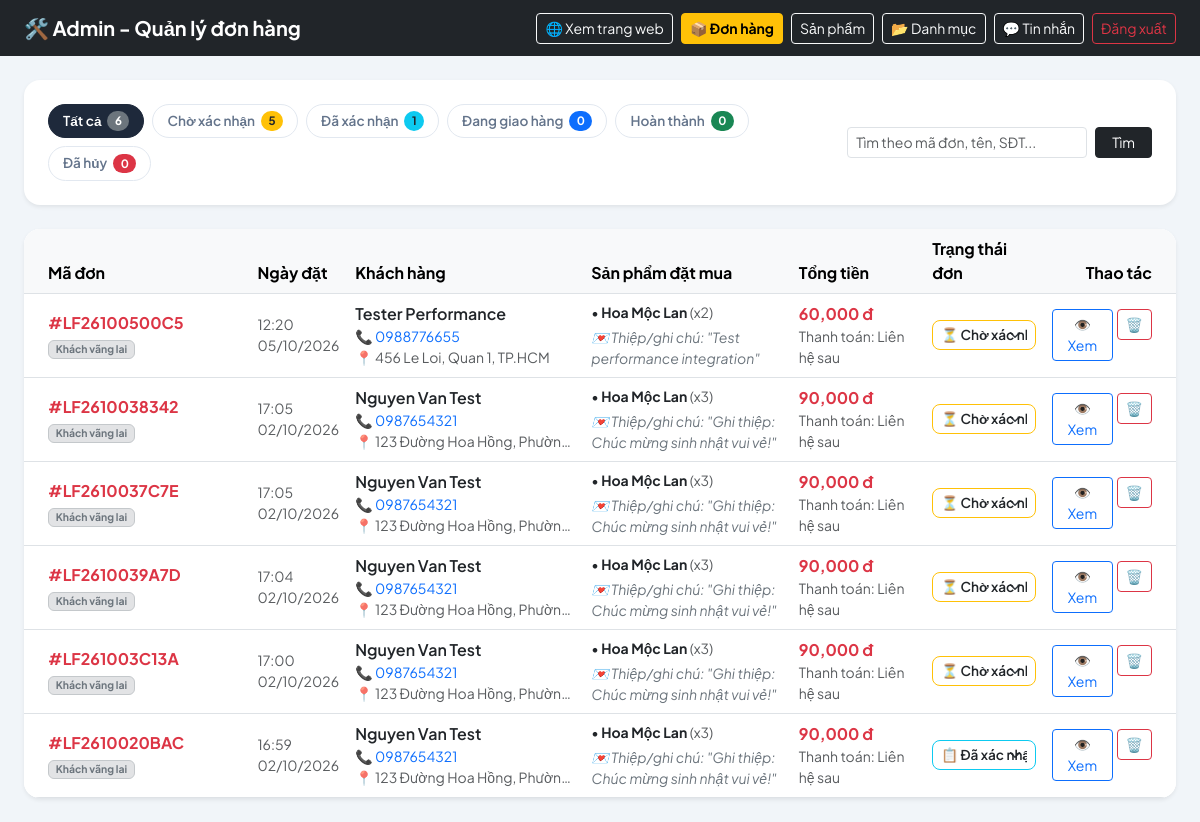
The app's page /admin/orders (signed in) with its own data.
### models.py (models this page shows, shortened)
class Order(db.Model):
    __tablename__ = 'orders'
    id = db.Column(db.Integer, primary_key=True)
    order_code = db.Column(db.String(32), unique=True, nullable=False, index=True)
    customer_id = db.Column(db.Integer, db.ForeignKey('customers.id'), nullable=True)
    customer_name = db.Column(db.String(100), nullable=False)
    customer_phone = db.Column(db.String(20), nullable=False)
    shipping_address = db.Column(db.String(255), nullable=False)
    customer_note = db.Column(db.Text, nullable=True)  # Ghi chú hoặc lời chúc viết thiệp
    total_price = db.Column(db.Float, nullable=False, default=0.0)
    status = db.Column(db.String(20), nullable=False, default='pending')  # pending, confirmed, shipping, completed, cancelled
    payment_status = db.Column(db.String(30), nullable=False, default='contact_later')  # contact_later, paid, unpaid
    created_at = db.Column(db.DateTime, default=datetime.utcnow, index=True)
    updated_at = db.Column(db.DateTime, default=datetime.utcnow, onupdate=datetime.utcnow)
    customer = db.relationship('Customer', backref=db.backref('orders', lazy=True, order_by='Order.created_at.desc()'))
    items = db.relationship('OrderItem', backref='order', cascade='all, delete-orphan', lazy=True)
    @property
    def status_label(self):
        labels = {
            'pending': 'Chờ xác nhận',
            'confirmed': 'Đã xác nhận',
            'shipping': 'Đang giao hàng',
            'completed': 'Hoàn thành',
            'cancelled': 'Đã hủy'
        }
        return labels.get(self.status, self.status)
    @property
    def status_badge_class(self):
        classes = {
            'pending': 'bg-warning text-dark',
            'confirmed': 'bg-info text-dark',
            'shipping': 'bg-primary text-white',
            'completed': 'bg-success text-white',
            'cancelled': 'bg-danger text-white'
        }
        return classes.get(self.status, 'bg-secondary text-white')

class OrderItem(db.Model):
    __tablename__ = 'order_items'
    id = db.Column(db.Integer, primary_key=True)
    order_id = db.Column(db.Integer, db.ForeignKey('orders.id'), nullable=False)
    product_id = db.Column(db.Integer, db.ForeignKey('products.id'), nullable=True)
    product_name = db.Column(db.String(200), nullable=False)
    product_price = db.Column(db.Float, nullable=False)
    quantity = db.Column(db.Integer, nullable=False, default=1)
    subtotal = db.Column(db.Float, nullable=False)
    product_image = db.Column(db.String(255), nullable=True)
    product = db.relationship('Product', backref=db.backref('order_items', lazy=True))

### web.py (the view, shortened to what this page needs)
@app.route('/admin/orders')
@admin_required
def admin_orders():
    status_filter = request.args.get('status', '').strip()
    q = request.args.get('q', '').strip()
    query = Order.query
    if status_filter:
        query = query.filter(Order.status == status_filter)
    orders = query.order_by(Order.created_at.desc()).all()
    counts = {
        'all': Order.query.count(),
        'pending': Order.query.filter_by(status='pending').count(),
        'confirmed': Order.query.filter_by(status='confirmed').count(),
        'shipping': Order.query.filter_by(status='shipping').count(),
        'completed': Order.query.filter_by(status='completed').count(),
        'cancelled': Order.query.filter_by(status='cancelled').count()
    }
    return render_template('admin/orders.html', orders=orders, status_filter=status_filter, q=q, counts=counts)

### web.py (called while the page is built)
@login_manager.user_loader
def load_user(user_id):
    try:
        account_type, raw_id = user_id.split('-', 1)
        raw_id = int(raw_id)
    except (ValueError, AttributeError):
        return None
    if account_type == 'admin':
        return Admin.query.get(raw_id)
    elif account_type == 'customer':
        return Customer.query.get(raw_id)
    return None

def admin_required(f):
    @wraps(f)
    def decorated(*args, **kwargs):
        if not current_user.is_authenticated:
            return redirect(url_for('admin_login', next=request.path))
        if not isinstance(current_user, Admin):
            abort(403)
        return f(*args, **kwargs)
    return decorated

def get_cached_categories():
    categories = cache.get('all_categories')
    if categories is None:
        categories = Category.query.order_by(Category.name).all()
        cache.set('all_categories', categories, timeout=300)
    return categories

@app.context_processor
def inject_nav_categories():
    return dict(nav_categories=get_cached_categories())

@app.context_processor
def inject_cart_count():
    cart = session.get('cart', {})
    total_qty = sum(cart.values()) if isinstance(cart, dict) else 0
    return dict(cart_count=total_qty)

@app.after_request
def add_header(response):
    if response.content_type and 'text/html' in response.content_type:
        response.headers['Cache-Control'] = 'no-cache, no-store, must-revalidate'
        response.headers['Pragma'] = 'no-cache'
        response.headers['Expires'] = '0'
    elif request.path.startswith('/static/'):
        response.headers['Cache-Control'] = 'public, max-age=86400'
    return response

### templates/admin/orders.html (shortened to what this page needs)
<!DOCTYPE html>
<html lang="vi">
<head>
    <link href="https://cdn.jsdelivr.net/npm/bootstrap@5.3.3/dist/css/bootstrap.min.css" rel="stylesheet">
</head>
<body>
    <nav class="navbar navbar-dark bg-dark">
        <div class="container-fluid px-4">
            <span class="navbar-brand fw-bold">🛠️ Admin - Quản lý đơn hàng</span>
            <div class="d-flex align-items-center gap-2">
                <a href="{{ url_for('index') }}" class="btn btn-outline-light btn-sm" target="_blank">🌐 Xem trang web</a>
                <a href="{{ url_for('admin_orders') }}" class="btn btn-warning btn-sm fw-bold">📦 Đơn hàng</a>
                <a href="{{ url_for('admin_dashboard') }}" class="btn btn-outline-light btn-sm">Sản phẩm</a>
                <a href="{{ url_for('admin_categories') }}" class="btn btn-outline-light btn-sm">📂 Danh mục</a>
                <a href="{{ url_for('admin_chat') }}" class="btn btn-outline-light btn-sm">💬 Tin nhắn</a>
                <a href="{{ url_for('admin_logout') }}" class="btn btn-outline-danger btn-sm">Đăng xuất</a>
            </div>
        </div>
    </nav>
    <div class="container-fluid px-4 my-4">
        <div class="card border-0 shadow-sm rounded-4 mb-4">
            <div class="card-body p-3 p-md-4">
                <div class="d-flex flex-column flex-md-row align-items-md-center justify-content-between gap-3">
                    <div class="d-flex flex-wrap gap-2">
                        <a href="{{ url_for('admin_orders', q=q if q else None) }}" class="filter-pill {{ 'active' if not status_filter else '' }}">
                            Tất cả <span class="badge bg-secondary rounded-pill">{{ counts.all }}</span>
                        </a>
                        <a href="{{ url_for('admin_orders', status='pending', q=q if q else None) }}" class="filter-pill {{ 'active' if status_filter=='pending' else '' }}">
                            Chờ xác nhận <span class="badge bg-warning text-dark rounded-pill">{{ counts.pending }}</span>
                        </a>
                        <a href="{{ url_for('admin_orders', status='confirmed', q=q if q else None) }}" class="filter-pill {{ 'active' if status_filter=='confirmed' else '' }}">
                            Đã xác nhận <span class="badge bg-info text-dark rounded-pill">{{ counts.confirmed }}</span>
                        </a>
                        <a href="{{ url_for('admin_orders', status='shipping', q=q if q else None) }}" class="filter-pill {{ 'active' if status_filter=='shipping' else '' }}">
                            Đang giao hàng <span class="badge bg-primary rounded-pill">{{ counts.shipping }}</span>
                        </a>
                        <a href="{{ url_for('admin_orders', status='completed', q=q if q else None) }}" class="filter-pill {{ 'active' if status_filter=='completed' else '' }}">
                            Hoàn thành <span class="badge bg-success rounded-pill">{{ counts.completed }}</span>
                        </a>
                        <a href="{{ url_for('admin_orders', status='cancelled', q=q if q else None) }}" class="filter-pill {{ 'active' if status_filter=='cancelled' else '' }}">
                            Đã hủy <span class="badge bg-danger rounded-pill">{{ counts.cancelled }}</span>
                        </a>
                    </div>
                    <form method="GET" action="{{ url_for('admin_orders') }}" class="d-flex gap-2">
                        <input type="text" name="q" value="{{ q or '' }}" class="form-control form-control-sm" placeholder="Tìm theo mã đơn, tên, SĐT..." style="min-width: 240px;">
                        <button type="submit" class="btn btn-sm btn-dark px-3">Tìm</button>
                    </form>
                </div>
            </div>
        </div>
        <div class="card border-0 shadow-sm rounded-4 overflow-hidden">
            <div class="table-responsive">
                <table class="table table-hover mb-0 bg-white">
                    <thead class="table-light border-bottom">
                        <tr>
                            <th class="ps-4">Mã đơn</th>
                            <th>Ngày đặt</th>
                            <th>Khách hàng</th>
                            <th>Sản phẩm đặt mua</th>
                            <th>Tổng tiền</th>
                            <th>Trạng thái đơn</th>
                            <th class="text-end pe-4">Thao tác</th>
                        </tr>
                    </thead>
                    <tbody>
                        {% if not orders %}
                        <tr>
                            <td colspan="7" class="text-center py-5 text-muted">
                                📦 Không tìm thấy đơn hàng nào phù hợp.
                            </td>
                        </tr>
                        {% else %}
                        {% for o in orders %}
                        <tr>
                            <td class="ps-4">
                                <strong class="text-danger">#{{ o.order_code }}</strong>
                                {% if o.customer %}
                                <div class="badge bg-success-subtle text-success border border-success-subtle" style="font-size: 0.65rem;">Thành viên</div>
                                {% else %}
                                <div class="badge bg-secondary-subtle text-secondary border border-secondary-subtle" style="font-size: 0.65rem;">Khách vãng lai</div>
                                {% endif %}
                            </td>
                            <td class="small text-muted">
                                {{ o.created_at.strftime('%H:%M') }}<br>
                                {{ o.created_at.strftime('%d/%m/%Y') }}
                            </td>
                            <td>
                                <div class="fw-semibold text-dark">{{ o.customer_name }}</div>
                                <div class="small text-primary">📞 {{ o.customer_phone }}</div>
                                <div class="small text-muted text-truncate" style="max-width: 220px;" title="{{ o.shipping_address }}">
                                    📍 {{ o.shipping_address }}
                                </div>
                            </td>
                            <td>
                                <div class="d-flex flex-column gap-1">
                                    {% for item in o.items %}
                                    <div class="small text-dark">
                                        • <strong>{{ item.product_name }}</strong> <span class="text-muted">(x{{ item.quantity }})</span>
                                    </div>
                                    {% endfor %}
                                </div>
                                {% if o.customer_note %}
                                <div class="small text-secondary fst-italic mt-1" style="max-width: 250px;">
                                    💌 Thiệp/ghi chú: "{{ o.customer_note }}"
                                </div>
                                {% endif %}
                            </td>
                            <td>
                                <strong class="text-danger fs-6">{{ "{:,.0f}".format(o.total_price) }} đ</strong>
                                <div class="small text-muted">Thanh toán: Liên hệ sau</div>
                            </td>
                            <td>
                                <form method="POST" action="{{ url_for('admin_order_update_status', order_id=o.id) }}" class="m-0">
                                    <select name="status" class="form-select form-select-sm order-status-select border-{{ 'warning' if o.status=='pending' else ('info' if o.status=='confirmed' else ('primary' if o.status=='shipping' else ('success' if o.status=='completed' else 'danger'))) }}" onchange="this.form.submit()">
                                        <option value="pending" {{ 'selected' if o.status=='pending' else '' }}>⏳ Chờ xác nhận</option>
                                        <option value="confirmed" {{ 'selected' if o.status=='confirmed' else '' }}>📋 Đã xác nhận</option>
                                    </select>
                                </form>
                            </td>
                            <td class="text-end pe-4">
                                <div class="d-inline-flex gap-1">
                                    <button type="button" class="btn btn-sm btn-outline-primary" data-bs-toggle="modal" data-bs-target="#orderModal-{{ o.id }}" title="Xem chi tiết đơn">
                                        👁️ Xem
                                    </button>
                                    <form method="POST" action="{{ url_for('admin_order_delete', order_id=o.id) }}" onsubmit="return confirm('Bạn có chắc chắn muốn xóa vĩnh viễn đơn hàng #{{ o.order_code }} không?');" class="d-inline">
                                        <button type="submit" class="btn btn-sm btn-outline-danger" title="Xóa đơn">
                                            🗑️
                                        </button>
                                    </form>
                                </div>
                            </td>
                        </tr>
                        {% endfor %}
                        {% endif %}
                    </tbody>
                </table>
            </div>
        </div>
    </div>
</body>
</html>

### templates/admin/orders.html (style rules this page uses)
body { font-family: 'Plus Jakarta Sans', sans-serif; background-color: #f1f5f9; color: #1e293b; }
.order-status-select { padding: 4px 8px; font-size: 0.85rem; border-radius: 8px; font-weight: 600; }
.filter-pill { text-decoration: none; padding: 6px 14px; border-radius: 20px; font-size: 0.85rem; font-weight: 600; color: #64748b; background: #ffffff; border: 1px solid #e2e8f0; transition: all 0.18s ease; display: inline-flex; align-items: center; gap: 6px; }
.filter-pill:hover, .filter-pill.active { background: #1e293b; color: #ffffff; border-color: #1e293b; }
.filter-pill .badge { font-size: 0.72rem; }
.table tbody tr { vertical-align: middle; }

### records on screen
Order: order_code "LF26100500C5", created_at "12:20", created_at "05/10/2026", customer_name "Tester Performance", customer_phone "0988776655", shipping_address "456 Le Loi, Quan 1, TP.HCM", customer_note "Test performance integration", total_price "60,000", status "⏳ Chờ xác nhận"
OrderItem: product_name "Hoa Mộc Lan", quantity "2"
Order: order_code "LF2610038342", created_at "17:05", created_at "02/10/2026", customer_name "Nguyen Van Test", customer_phone "0987654321", shipping_address "123 Đường Hoa Hồng, Phườn…", customer_note "Ghi thiệp: Chúc mừng sinh nhật vui vẻ!", total_price "90,000", status "⏳ Chờ xác nhận"
OrderItem: product_name "Hoa Mộc Lan", quantity "3"
Order: order_code "LF2610037C7E", created_at "17:05", created_at "02/10/2026", customer_name "Nguyen Van Test", customer_phone "0987654321", shipping_address "123 Đường Hoa Hồng, Phườn…", customer_note "Ghi thiệp: Chúc mừng sinh nhật vui vẻ!", total_price "90,000", status "⏳ Chờ xác nhận"
OrderItem: product_name "Hoa Mộc Lan", quantity "3"
Order: order_code "LF2610039A7D", created_at "17:04", created_at "02/10/2026", customer_name "Nguyen Van Test", customer_phone "0987654321", shipping_address "123 Đường Hoa Hồng, Phườn…", customer_note "Ghi thiệp: Chúc mừng sinh nhật vui vẻ!", total_price "90,000", status "⏳ Chờ xác nhận"
OrderItem: product_name "Hoa Mộc Lan", quantity "3"
Order: order_code "LF261003C13A", created_at "17:00", created_at "02/10/2026", customer_name "Nguyen Van Test", customer_phone "0987654321", shipping_address "123 Đường Hoa Hồng, Phườn…", customer_note "Ghi thiệp: Chúc mừng sinh nhật vui vẻ!", total_price "90,000", status "⏳ Chờ xác nhận"
OrderItem: product_name "Hoa Mộc Lan", quantity "3"
Order: order_code "LF2610020BAC", created_at "16:59", created_at "02/10/2026", customer_name "Nguyen Van Test", customer_phone "0987654321", shipping_address "123 Đường Hoa Hồng, Phườn…", customer_note "Ghi thiệp: Chúc mừng sinh nhật vui vẻ!", total_price "90,000", status "📋 Đã xác nhận"
OrderItem: product_name "Hoa Mộc Lan", quantity "3"

### other values on screen
{{ counts.all }} "6"
{{ counts.pending }} "5"
{{ counts.confirmed }} "1"
{{ counts.shipping }} "0"
{{ counts.completed }} "0"
{{ counts.cancelled }} "0"
